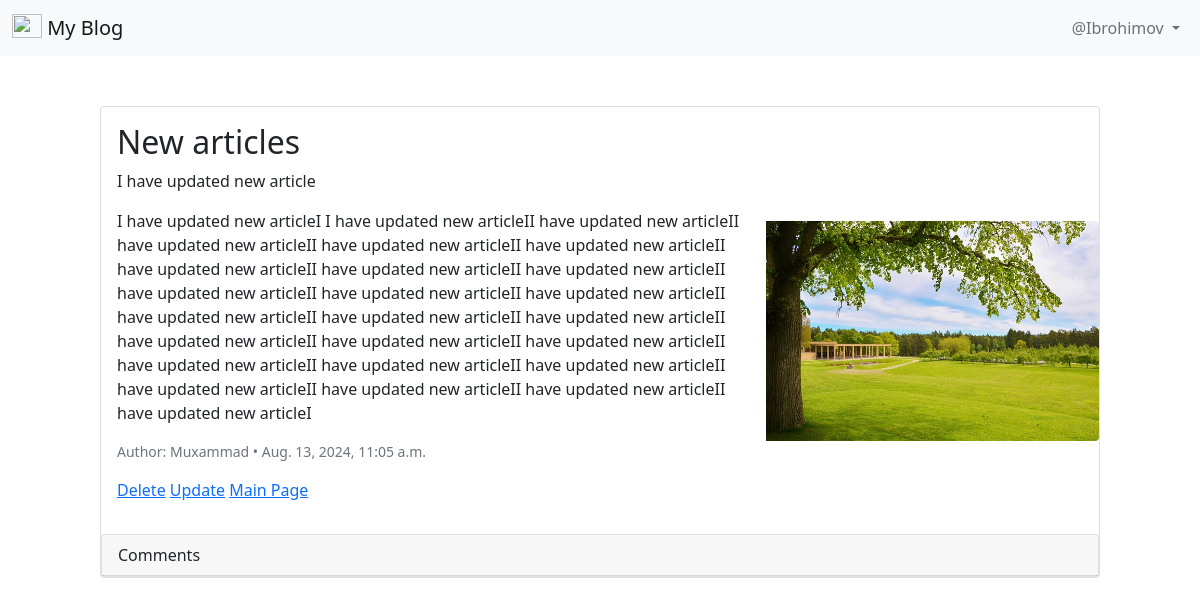
Screenshot of /articles/articles/1 (signed in) with the database file from the repository.
### accounts/models.py (models this page shows)
class CustomUser(AbstractUser):
    age = models.PositiveIntegerField(null=True, blank=True)

### articles/models.py (models this page shows, shortened)
class Articles(models.Model):
    title = models.CharField(max_length=120)
    summary = models.CharField(max_length=200, blank=True)
    body = RichTextField(blank=True)
    date = models.DateTimeField(auto_now_add=True)
    image = models.ImageField(upload_to='images/', blank=True)
    author = models.ForeignKey(
        get_user_model(),
        on_delete=models.CASCADE,
    )

### articles/views.py (the view)
# urls.py: path('articles/<int:pk>', ArticleDetailView.as_view(), name='article_detail'),
class ArticleDetailView(LoginRequiredMixin, DetailView):
    template_name = 'detailArticle.html'
    model = Articles
    def get_context_data(self, **kwargs):
        context = super().get_context_data(**kwargs)
        article = Articles.objects.first()  # Adjust query as needed
        context['article'] = article
        return context

### templates/detailArticle.html (shortened to what this page needs)
{% extends 'base.html' %}
{% block content %}
<div class="d-flex justify-content-center">
    <div class="card" style="width: 100%; max-width: 1000px; margin: 50px auto;">
        <div class="row g-0">
            <div class="col-md-8">
                <div class="card-body">
                    <h2 class="card-title">{{ article.title }}</h2>
                    <p class="card-text">{{ article.summary }}</p>
                    <p class="card-text">{{ article.body | safe}}</p>
                    <p class="card-text">
                        <small class="text-muted">Author: {{ article.author | title }} • {{ article.date }}</small>
                    </p>
                    <p>
                        <a href="{% url 'article_delete' article.pk %}">Delete</a>
                        <a href="{% url 'article_edit' article.pk %}">Update</a>
                        <a href="{% url 'article_list' %}">Main Page</a>
                    </p>
                </div>
            </div>
            {% if article.image %}
            <div class="col-md-4 d-flex align-items-center" style="margin-top: 20px;">
                <img src="{{ article.image.url }}" class="img-fluid rounded-end" alt="{{ article.title }}" style="width: 100%;">
            </div>
            {% endif %}
            <div class="card">
                <div class="card-header">Comments</div>
                </div>
             </div>
        </div>
    </div>
{% endblock content %}

### templates/base.html (shortened to what this page needs)
{% load static %}
<!doctype html>
<html lang="en">
<head>
    <link href="https://cdn.jsdelivr.net/npm/bootstrap@5.0.2/dist/css/bootstrap.min.css" rel="stylesheet">
</head>
<body>
    <nav class="navbar navbar-expand-lg navbar-light bg-light">
        <div class="container-fluid">
            <a class="navbar-brand" href="#">
                <img src="" alt="" width="30" height="24" class="d-inline-block align-text-top">
                My Blog
            </a>
            <div class="collapse navbar-collapse" id="navbarSupportedContent">
                {% if user.is_authenticated %}
                <ul class="navbar-nav ms-auto">
                    <li class="nav-item dropdown">
                        <a class="nav-link dropdown-toggle" href="#" id="navbarDropdown" role="button" data-bs-toggle="dropdown" aria-expanded="false">
                            {{ user.username | title }}
                        </a>
                    </li>
                </ul>
                {% else %}
                <div class="d-flex ms-auto">
                    <a href="{% url 'login' %}" class="btn btn-outline-secondary me-2">Login</a>
                    <a href="{% url 'signup' %}" class="btn btn-primary">Register</a>
                </div>
                {% endif %}
            </div>
        </div>
    </nav>
    {% block content %}
    {% endblock content %}
</body>
</html>

### rows the page displays
CustomUser: username "@Ibrohimov"
Articles: title "New articles", summary "I have updated new article", body "I have updated new articleI I have updated new articleII have updated new articleII have updated new articleII have updated new articleII have updated new articleII have updated new articleII have updated new articleII have updated new articleII have updated new articleII have updated new articleII have updated new articleII have updated new articleII have updated new articleII have updated new articleII have updated new articleII have updated new articleII have updated new articleII have updated new articleII have updated new articleII have updated new articleII have updated new articleII have updated new articleII have updated new articleII have updated new articleI", author "Muxammad", date "Aug. 13, 2024, 11:05 a.m.", image (picture)
